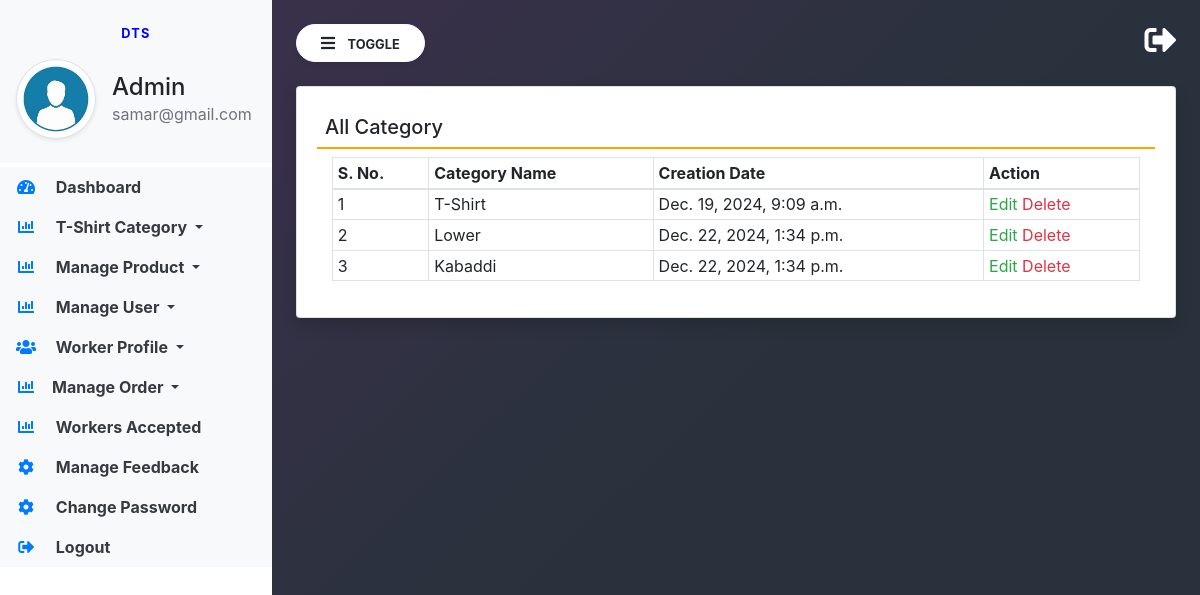
The app's page /View-category/ (signed in) with its own data.
### store_app/models.py (models this page shows, shortened)
class Category(models.Model):
    name = models.CharField(max_length=200, null=True, blank=True)
    created = models.DateTimeField(auto_now_add=True)

### E_shop/views.py (the view)
# urls.py: path('View-category/', views.view_category, name="view_category"),
def view_category(request):
    category = Category.objects.all()
    return render(request, 'admin/view_category.html', locals())

### templates/admin/view_category.html
{% extends 'admin/admin_base.html' %}
{% block main  %}
<div class="card shadow">
    <div class="card-body">
        <h5 class="p-2" style="border-bottom: 2px solid orange;">All Category</h5>
        <div class="container-fluid">
            <table class="table table-bordered table-sm" id="example">
                <thead>
                <tr>
                    <th>S. No.</th>
                    <th>Category Name</th>
                    <th>Creation Date</th>
                    <th>Action</th>
                </tr>
                </thead>
                <tbody>
                {% for i in category %}
                <tr>
                    <td>{{forloop.counter}}</td>
                    <td>{{i.name}}</td>
                    <td>{{i.created}}</td>
                    <td>
                        <a href="{% url 'edit_category' i.id %}" class="text-success">Edit</a>
                        <a href="/delete-category/{{i.id}}/" class="text-danger"
                           onclick="return confirm('Are You Sure?')">Delete</a></td>
                </tr>
                {% endfor %}
                </tbody>
            </table>
        </div>
    </div>
</div>
{% endblock %}

### templates/admin/admin_base.html (shortened to what this page needs)
{% load static %}
<html lang="en">
<head>
    <link rel="stylesheet" href="https://maxcdn.bootstrapcdn.com/bootstrap/4.3.1/css/bootstrap.min.css">
    <link rel="stylesheet" href="https://use.fontawesome.com/releases/v5.6.3/css/all.css"
>
    <link rel="stylesheet" type="text/css" href="{% static 'assets/css/admin_base_sideBar.css' %}">
    <html>
</head>
<body>
<div class="vertical-nav bg-white" id="sidebar">
    <div class="py-4 px-3 mb-1 bg-light">
        <p class="font-weight-bold text-uppercase px-3 small dashboard-text text-center">DTS</p>
        <div class="media d-flex align-items-center">
            <img src="{% static 'assets/images/team/adminpro.jpeg' %}" width="80" height="80"
                 class="mr-3 rounded-circle img-thumbnail shadow-sm">
            <div class="media-body">
                <h4 class="mb-0">Admin</h4>
                <p class="text-muted mb-0">{{request.user.email}}</p>
            </div>
        </div>
    </div>
    <ul class="nav flex-column bg-white">
        <li class="nav-item">
            <a href="{% url 'a_dashboard' %}" class="nav-link text-dark bg-light">
                <i class="fas fa-tachometer-alt fa-fw mr-3 text-primary"></i>
                Dashboard
            </a>
        </li>
        <li class="nav-item dropdown">
            <a class="nav-link dropdown-toggle text-dark bg-light" href="#" id="navbardrop" data-toggle="dropdown">
                <i class="fas fa-chart-bar mr-3 text-primary fa-fw"></i> T-Shirt Category
            </a>
        </li>
        <li class="nav-item dropdown">
            <a class="nav-link dropdown-toggle text-dark bg-light" href="#" id="navbardrop" data-toggle="dropdown">
                <i class="fas fa-chart-bar mr-3 text-primary fa-fw"></i> Manage Product
            </a>
        </li>
        <li class="nav-item dropdown">
            <a class="nav-link dropdown-toggle text-dark bg-light" href="#" id="navbardrop" data-toggle="dropdown">
                <i class="fas fa-chart-bar mr-3 text-primary fa-fw"></i> Manage User
            </a>
        </li>
        <li class="nav-item dropdown">
            <a class="nav-link dropdown-toggle text-dark bg-light" href="#" id="navbardrop" data-toggle="dropdown">
                <i class="fas fa-users mr-3 text-primary fa-fw"></i> Worker Profile
            </a>
        </li>
        <li class="nav-item dropdown">
            <a class="nav-link dropdown-toggle text-dark bg-light" href="#" id="navbardrop" data-toggle="dropdown">
                <i class="fas fa-chart-bar mr-3 text-primary fa-fw"></i>Manage Order
            </a>
        </li>
        <li class="nav-item">
            <a href="{% url 'approved_designs' %}" class="nav-link text-dark bg-light">
                <i class="fas fa-chart-bar mr-3 text-primary fa-fw"></i>
                Workers Accepted
            </a>
        </li>
        <li class="nav-item">
            <a href="" class="nav-link text-dark bg-light">
                <i class="fas fa-cog mr-3 text-primary fa-fw"></i>
                Manage Feedback
            </a>
        </li>
        <li class="nav-item">
            <a href="" class="nav-link text-dark bg-light">
                <i class="fas fa-cog mr-3 text-primary fa-fw"></i>
                Change Password
            </a>
        </li>
        <li class="nav-item">
            <a href="{% url 'b_login' %}" class="nav-link text-dark bg-light">
                <i class="fas fa-sign-out-alt mr-3 text-primary fa-fw"></i>
                Logout
            </a>
        </li>
    </ul>
</div>
<div class="page-content p-4" id="content">
    <a href="{% url 'b_login' %}" title="logout" class="float-right text-white"><i class="fas fa-sign-out-alt fa-2x"></i></a>
    <button id="sidebarCollapse" type="button" class="btn btn-light bg-white rounded-pill shadow-sm px-4 mb-4">
        <i class="fas fa-bars mr-2"></i>
        <small class="text-uppercase font-weight-bold">Toggle</small>
    </button>
    {% block main %}
    {% endblock %}
</div>
</body>
</html>

### static/assets/css/admin_base_sideBar.css (style rules this page uses)
body { background-image : linear-gradient(135.9deg,rgba(57, 48, 74, 1) 16.4%,rgba(41, 50, 60, 1) 56.1%); min-height:100vh; }
.vertical-nav { min-width : 17rem; width : 17rem; height:100vh; position:fixed; top:0; left:0; transition: all 0.4s; }
.page-content { width:calc(100% - 17rem); margin-left:17rem; transition:all 0.4s; }
.dashboard-text { letter-spacing : 0.1em; color : blue; }
.nav-link { font-weight : bold; }

### records on screen
Category: name "T-Shirt", created "Dec. 19, 2024, 9:09 a.m."
Category: name "Lower", created "Dec. 22, 2024, 1:34 p.m."
Category: name "Kabaddi", created "Dec. 22, 2024, 1:34 p.m."

### other values on screen
{{ request.user.email }} "samar@gmail.com"
